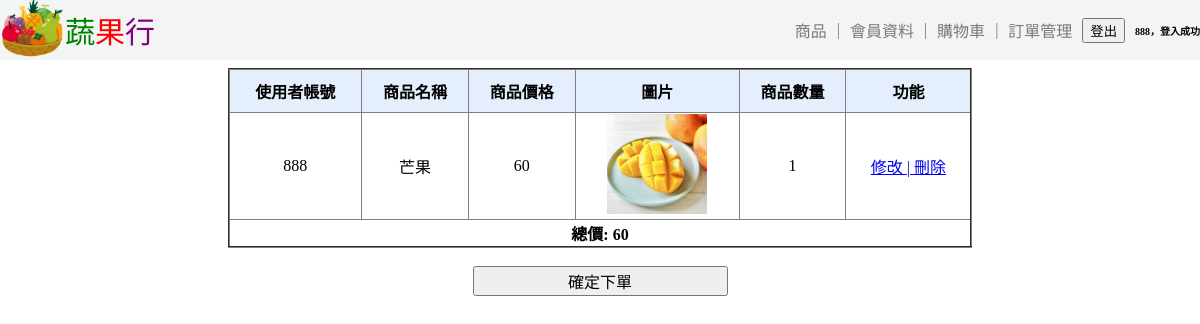
Screenshot of /ccar.php (signed in) with the database file from the repository.
### tables this page shows
CREATE TABLE `ccar` (
  `cID` int(11) NOT NULL,
  `caccount` varchar(20) NOT NULL,
  `name` varchar(20) NOT NULL,
  `price` int(11) NOT NULL,
  `image` blob NOT NULL,
  `quantity` int(100) NOT NULL,
  `ud` enum('up','down') NOT NULL,
  `cdelete` enum('N','Y') NOT NULL,
  `pricec` enum('N','C') NOT NULL
);

### ccar.php (the view, shortened to what this page needs)
<!doctype html>
<html>
<head>
</head>
<body>
<div id="up">
	<div style="display: flex; align-items: center;">
		<a href="<?php echo 'loginok.php'; ?>"><img src="ha/top.png" width="65" height=65" alt=""/></a>
		<a href="<?php echo 'loginok.php'; ?>" style="color: green; font-size: 30px; text-decoration: none;">蔬</a>
		<a href="<?php echo 'loginok.php'; ?>" style="color: red; font-size: 30px; text-decoration: none;">果</a>
		<a href="<?php echo 'loginok.php'; ?>" style="color: purple; font-size: 30px; text-decoration: none;">行</a>
	</div>
	<?php
	if (isset($_SESSION['caccount']))
	{
		$caccount = $_SESSION['caccount'];
	}
	?>
		<div id="up_login_register">
		<?php
		$commodity = "commodity.php";
		echo '<a href="' . $commodity . '" style="color: #7A7A7A; text-decoration: none;">商品</a>';
		echo '<font color="#7A7A7A"> | </font>';
		$member_profile = "cmember.php";
		echo '<a href="' . $member_profile . '" style="color: #7A7A7A; text-decoration: none;">會員資料</a>';
		echo '<font color="#7A7A7A"> | </font>';
		$member_profile = "ccar.php";
		echo '<a href="' . $member_profile . '" style="color: #7A7A7A; text-decoration: none;">購物車</a>';
		echo '<font color="#7A7A7A"> | </font>';
		$member_profile = "corder.php";
		echo '<a href="' . $member_profile . '" style="color: #7A7A7A; text-decoration: none;">訂單管理</a>';
		?>
		<form method="post" action="">
			<input type="submit" value="登出" name="logout" />
		</form>
		<?php
		if (isset($_SESSION['caccount']))
		{
			echo '<span style="font-size:10px; font-weight: bold ">' . $_SESSION['caccount'] . '，登入成功</span>';
		}
		?>
	</div>
</div>
<?php
	include("database.php");
	if (isset($_SESSION['caccount']))
	{
		$caccount = $_SESSION['caccount'];
	}
    if (isset($_POST["cID"]) && isset($_POST["quantity"]))
	{
        $cID = $_POST["cID"];
        $quantity = $_POST["quantity"];
        $sql_query = "SELECT * FROM commodity WHERE cID = ?";
        $stmt = $db_link->prepare($sql_query);
        $stmt->bind_param("i", $cID);
        $stmt->execute();
        $result = $stmt->get_result();
        if ($result ->num_rows > 0)
		{
            $row = $result->fetch_assoc();
            $name = $row["name"];
            $price = $row["price"];
			$image = $row["image"];
			$ud = $row["ud"];
			$cdelete = 'N';
			$sql_query_existing = "SELECT * FROM ccar WHERE caccount = ? AND cID = ?";
			$stmt_existing = $db_link->prepare($sql_query_existing);
			$stmt_existing->bind_param("si", $caccount, $cID);
			$stmt_existing->execute();
			$result_existing = $stmt_existing->get_result();
			$sql_query = "SELECT * FROM commodity WHERE cID = '$cID'";
			$result = mysqli_query($db_link, $sql_query);
			$row = mysqli_fetch_assoc($result);
			$ud = $row['ud'];
			if ($result_existing ->num_rows > 0)
			{
				$existing_row = $result_existing->fetch_assoc();
				$existing_quantity = $existing_row["quantity"];
				$new_quantity = $existing_quantity + $quantity;
				$update_query = "UPDATE ccar SET quantity = ? WHERE caccount = ? AND cID = ?";
				$update_stmt = $db_link->prepare($update_query);
				$update_stmt->bind_param("isi", $new_quantity, $caccount, $cID);
				$update_result = $update_stmt->execute();
				echo"<script> window.location.href = 'loginok.php'; alert('$name 已成功加入購物車，請繼續選購');</script>";
			}
			else if($row['ud'] == 'up')
			{
				$insert_query = "INSERT INTO ccar (cID, caccount, name, price, image, quantity, ud, cdelete) VALUES (?, ?, ?, ?, ? ,?, ?, ?)";
				$insert_stmt = $db_link->prepare($insert_query);
				$insert_stmt->bind_param("issisiss", $cID, $caccount, $name, $price, $image, $quantity, $ud, $cdelete);
				if ($insert_stmt -> execute())
				{
					echo"<script> window.location.href = 'loginok.php'; alert('$name 已成功加入購物車，請繼續選購');</script>";
					$sql_query_caccount = "SELECT * FROM ccar WHERE caccount = $caccount";
					$result_caccount = $db_link -> query($sql_query_caccount);
					?>
					<!-- <table border="1" align="center">
						<tr>
							<th>使用者帳號</th>
							<th>商品名稱</th>
							<th>商品單價</th>
							<th>圖片</th>
							<th>下單數量</th>
						</tr> -->
				<?php
				}
				else
				{
					echo "<script> window.location.href = 'loginok.php'; alert('加入購物車失敗')</script>";
				}
			}else
				{
					echo "<script> window.location.href = 'loginok.php'; alert('加入購物車失敗')</script>";
				}
        }
		else
		{
			header("Location:loginok.php");
			echo "<script>alert('找不到該商品')</script>";
        }
    }
	else
	{
		$sql_query_caccount = "SELECT * FROM ccar WHERE caccount = ?";
		$stmt_caccount = $db_link->prepare($sql_query_caccount);
		$stmt_caccount->bind_param("s", $caccount);
		$stmt_caccount->execute();
		$result_caccount = $stmt_caccount->get_result();
		$total_price = 0;
		?>
		<table border="2" align="center" style="width: 70%; border-collapse: collapse;">
  			<tr style="background-color: rgba(220,232,251,0.75);">
    			<th height="40">使用者帳號</th>
				<th>商品名稱</th>
				<th>商品價格</th>
				<th>圖片</th>
				<th>商品數量</th>
				<th>功能</th>
			</tr>
		<?php
		while ($row = mysqli_fetch_assoc($result_caccount))
		{
			echo "<tr>";
			echo "<td>".$row['caccount']."</td>";
			echo "<td>".$row['name']."</td>";
			echo "<td>".$row['price']."</td>";
			echo "<td><img src='".$row['image']."' alt='商品圖片' width='100'></td>";
			echo "<td>".$row['quantity']."</td>";
			echo"<td><a href='ccar2.php?id=".$row['cID']."'>修改";
			echo" | ";
			echo"<a href='ccar3.php?id=".$row['cID']."'>刪除</a>";
			echo "</tr>";
			$total_price += $row['quantity'] * $row['price'];
		}
		echo '<tr><td colspan="6"><strong>總價: ' . $total_price . '</strong></td></tr>';
		?>
		</table>
		<?php
    }
?>
<?php
	$sql_query_caccount = "SELECT * FROM ccar WHERE caccount = ?";
	$stmt_caccount = $db_link->prepare($sql_query_caccount);
	$stmt_caccount->bind_param("s", $caccount);
	$stmt_caccount->execute();
	$result_caccount = $stmt_caccount->get_result();
	if ($result_caccount && mysqli_num_rows($result_caccount) > 0)
	{
		echo '<br>';
		?>
		<div style="display: flex; justify-content: center; align-items: center;">
			<form method="POST" action="">
				<input type="submit" value="確定下單" name="sure" style="width: 255px;font-size: 16px;">
			</form>
		</div>
		<?php
	}
	else
	{
		echo "<script> window.location.href = 'loginok.php'; alert('購物車目前沒有商品')</script>";
	}
?>
</body>
</html>

### ccar.php (style rules this page uses)
body { flex-direction: row; flex-wrap: wrap; ustify-content: flex-start; align-items: flex-start; gap: 400px; padding: 60px; }
#up { position: fixed; top: 0; left: 0; right: 0; width: auto; height: 45pt; background-color: #F3F4F4; display: flex; justify-content: space-between; align-items: center; }
#up_login_register { display: flex; justify-content: flex-end; align-items: center; gap: 10px; }
td, th { text-align: center; vertical-align: middle; }

### rows the page displays
ccar: caccount "888", name "芒果", price "60", image (picture), quantity "1"

### other values shown
$_SESSION['caccount'] "888"
$total_price "60"
